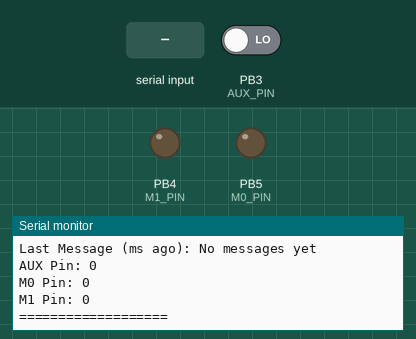
A sketch run on a simulated STM32 Blue Pill. Parts: output pins drawn as LEDs (lit = HIGH), the last lines printed to the serial monitor. Inputs (shaded band) come from the test bench; at power-on: PB3 (AUX_PIN) LOW.

Above: at 3.3 s.
3.4 s: "1\n" received over Serial
At 3.9 s:
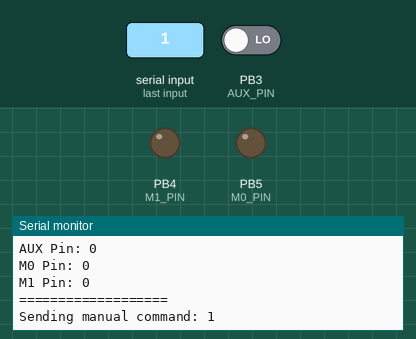
6.5 s: "1\n" received over the second serial link
At 7.5 s:
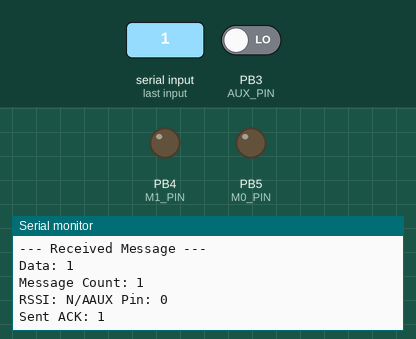

The sketch:

stm32_lora_recieve_2_arah.ino
```cpp
#include <SoftwareSerial.h>

// LoRa on Hardware Serial
HardwareSerial LoRaSerial(PA10, PA9);  // RX, TX for STM32

// LoRa control pins
#define M0_PIN PB5
#define M1_PIN PB4
#define AUX_PIN PB3

String currentCommand = "STP";
unsigned long messageCount = 0;
unsigned long lastMessageTime = 0;

void setup() {
  // Debug Serial
  Serial.begin(9600);
  while(!Serial) { }
  delay(1000);

  Serial.println("\n--- LoRa Debug Test Started ---");

  // Debug pin status
  Serial.println("\nChecking Pins:");
  Serial.print("M0_PIN (PB5): ");
  Serial.println(digitalRead(M0_PIN));
  Serial.print("M1_PIN (PB4): ");
  Serial.println(digitalRead(M1_PIN));
  Serial.print("AUX_PIN (PB3): ");
  Serial.println(digitalRead(AUX_PIN));

  // LoRa Setup
  Serial.println("\nInitializing LoRa...");

  // LoRa Control Pins
  pinMode(M0_PIN, OUTPUT);
  pinMode(M1_PIN, OUTPUT);
  pinMode(AUX_PIN, INPUT);

  // Set Normal Mode
  digitalWrite(M0_PIN, LOW);
  digitalWrite(M1_PIN, LOW);

  Serial.println("Waiting for AUX to stabilize...");
  delay(100);  // Wait for AUX to stabilize

  Serial.print("AUX Status: ");
  Serial.println(digitalRead(AUX_PIN));

  // Initialize LoRa Serial
  LoRaSerial.begin(9600);
  Serial.println("LoRa Serial Initialized");

  // Send test message
  delay(1000);
  Serial.println("\nSending test message...");
  LoRaSerial.println("TEST:INIT");

  printStatus();
}

void loop() {
  static unsigned long lastStatus = 0;

  // Print status every 5 seconds
  if (millis() - lastStatus >= 5000) {
    printStatus();
    lastStatus = millis();

    // Send periodic test message
    String sent = "SPD:";
    sent+= lastStatus/1000;
    LoRaSerial.println(sent);
    Serial.println("Sent: SPD:67");
  }

  // Check for incoming data
  if (LoRaSerial.available()) {
    String data = LoRaSerial.readStringUntil('\n');
    data.trim();
    messageCount++;
    lastMessageTime = millis();

    Serial.println("\n--- Received Message ---");
    Serial.print("Data: ");
    Serial.println(data);
    Serial.print("Message Count: ");
    Serial.println(messageCount);
    Serial.print("RSSI: N/A");  // E220 doesn't provide RSSI
    Serial.print("AUX Pin: ");
    Serial.println(digitalRead(AUX_PIN));

    // Echo back
    LoRaSerial.print("ACK:");
    LoRaSerial.println(data);
    Serial.print("Sent ACK: ");
    Serial.println(data);
  }

  // Check for any Serial input for testing
  if (Serial.available()) {
    String command = Serial.readStringUntil('\n');
    command.trim();
    Serial.print("Sending manual command: ");
    Serial.println(command);
    LoRaSerial.println(command);
  }
}

void printStatus() {
  Serial.println("\n=== LoRa Status ===");
  Serial.print("Runtime (s): ");
  Serial.println(millis()/1000);
  Serial.print("Messages Received: ");
  Serial.println(messageCount);
  Serial.print("Last Message (ms ago): ");
  if (lastMessageTime > 0) {
    Serial.println(millis() - lastMessageTime);
  } else {
    Serial.println("No messages yet");
  }
  Serial.print("AUX Pin: ");
  Serial.println(digitalRead(AUX_PIN));
  Serial.print("M0 Pin: ");
  Serial.println(digitalRead(M0_PIN));
  Serial.print("M1 Pin: ");
  Serial.println(digitalRead(M1_PIN));
  Serial.println("===================\n");
}
```

Measured:
- after the input at 3.4 s, the serial monitor: prints a new line at once (image 1)
- after the input at 6.5 s, the serial monitor: prints a new line at once (image 2)
